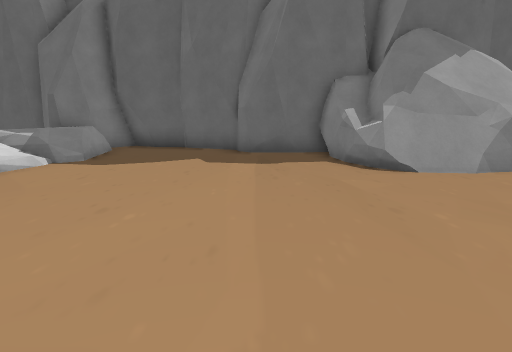
view 1 (above)

15 first-person views from a walk through a level from a Godot 3-D game. The camera is 1.2 m above the floor, tilts 10° down and sees 75° across. The floor is counted in squares, 1 m on a side. Each view is taken from the middle of a square. On the plan, view 1 faces up. The plan holds only what a view shows up to about 14 squares ahead; the rest is blank. The place goes on beyond the plan. Characters and animated objects are left out.

view 2
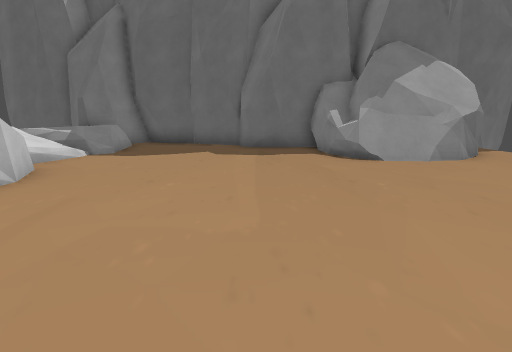

view 3
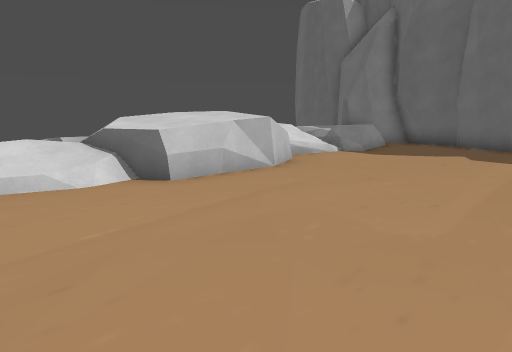

view 4
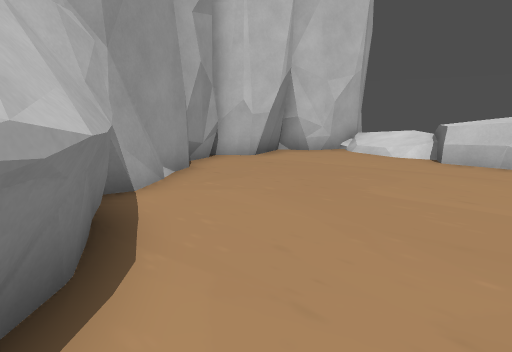

view 5
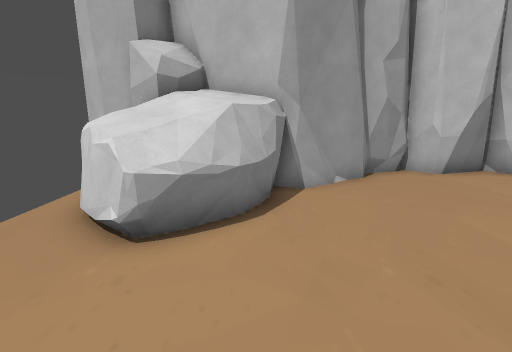

view 6
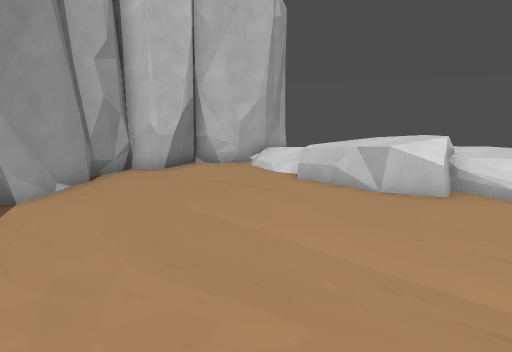

view 7
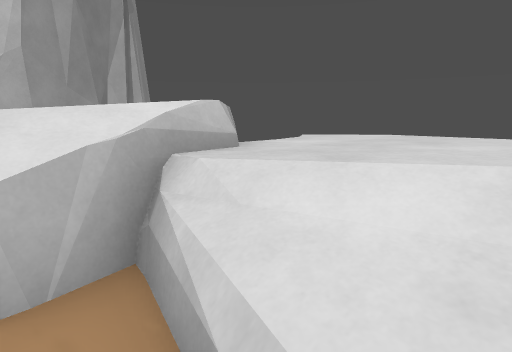

view 8
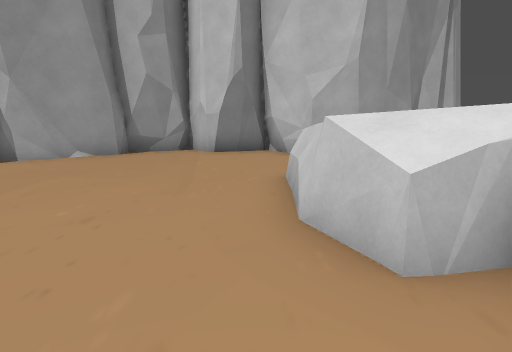

view 9
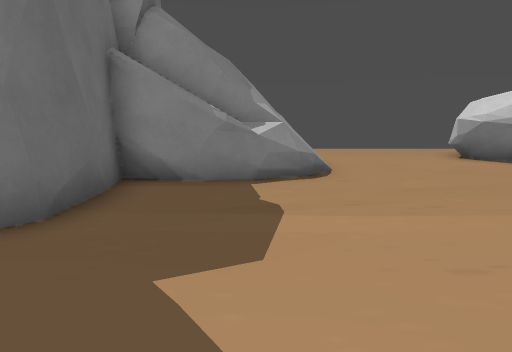

view 10
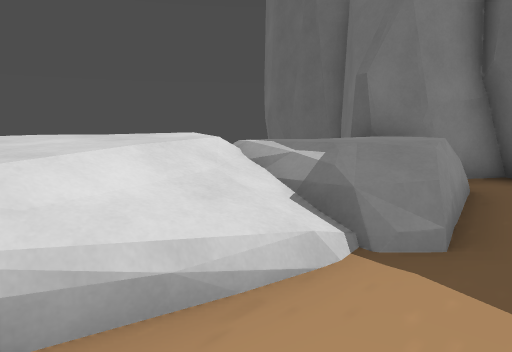

view 11
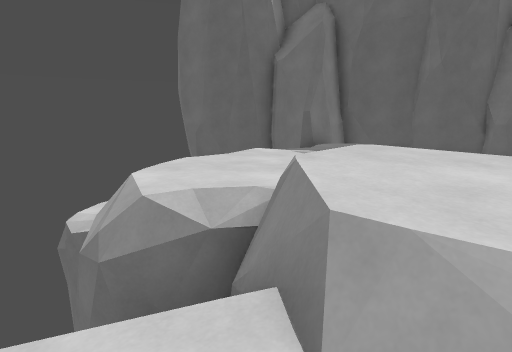

view 12
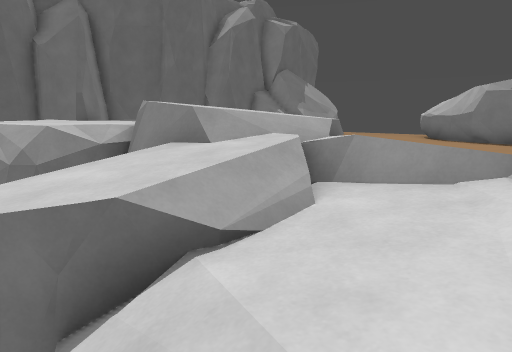

view 13
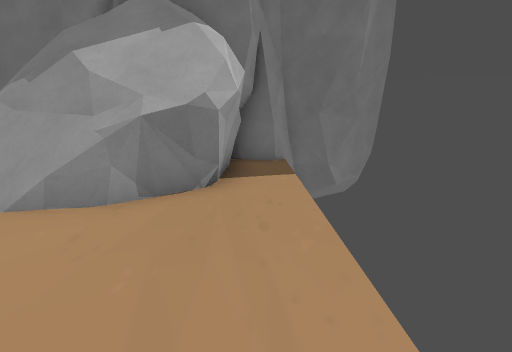

view 14
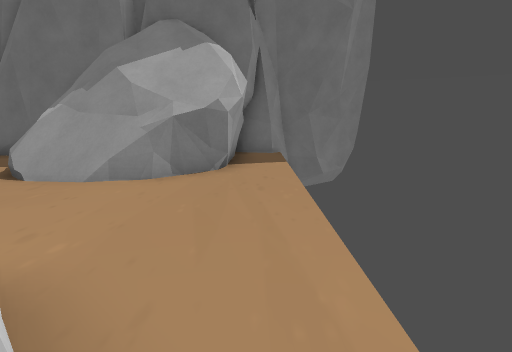

view 15
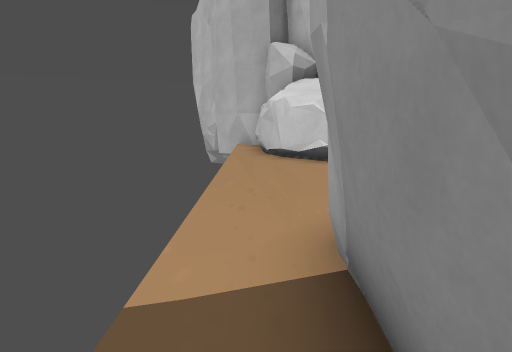

### Floor plan
Key: @ floor where view 1 was taken; # wall or solid block; . main floor; : floor 0.25 m higher than the main floor; - floor 0.25 m lower than the main floor; + floor 0.5 m higher than the main floor; * floor 0.75 m higher than the main floor; % floor 1 m higher than the main floor; & floor 1.25 m higher than the main floor; / step, stairs or slope; = window, fence, low wall or low ledge; ^ raised ledge; v drop or lower ground.
Columns run from 13 left of view 1 to 9 right of it. Each row starts with its distance up from view 1.
 14  ##########
 13      ###..####      ###
 12      ##//....####   #.
 11      ==%=......##==##.
 10      =**=.......=####.
  9     %*+:#.......==###.
  8   ==%%+:........=//=..
  7 v-=%%%*+..........#...
  6  v=%%*==..............
  5   =**///=.............
  4   #=//&&/.............
  3   vvv/&&=.........#^..
  2   ////%%=.........^^#.
  1   ://///=........####.
  0   ///=///....@...#  ##
 -1   //..///.......##
 -2   //.///.......##
 -3  ////####.....##
 -4   /###  #######
 -5  ###       #

Where each view was taken, in squares from view 1:
view 1: 0 up, 0 right, facing up
view 2: 2 down, 0 right, facing up
view 3: 2 down, 1 right, facing up-left
view 4: 4 up, 5 right, facing down-left
view 5: 8 up, 4 right, facing down
view 6: 8 up, 4 right, facing down-left
view 7: 8 up, 5 left, facing down-left
view 8: 8 up, 4 left, facing down
view 9: 9 up, 4 left, facing right
view 10: 6 up, 4 left, facing up-left
view 11: 0 up, 9 left, facing up
view 12: 3 down, 12 left, facing up-right
view 13: 3 up, 8 right, facing up
view 14: 1 up, 8 right, facing up
view 15: 12 up, 8 right, facing down
